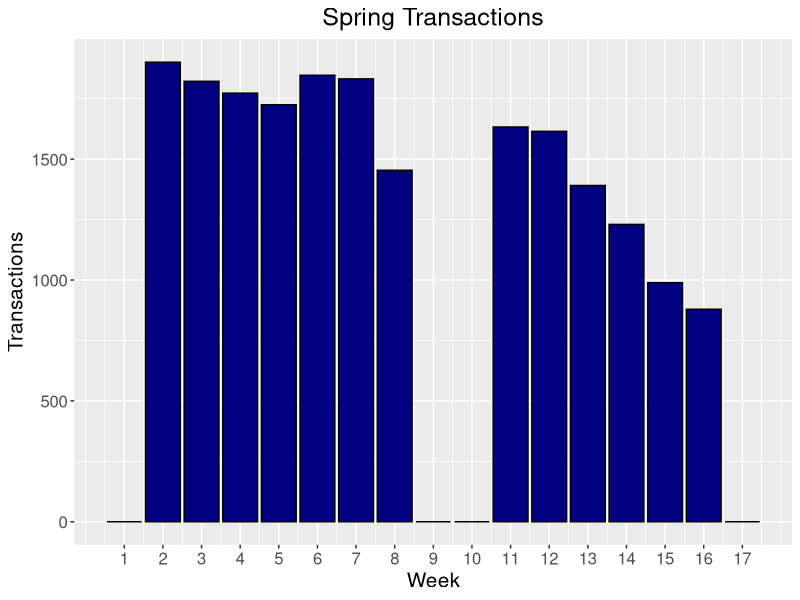
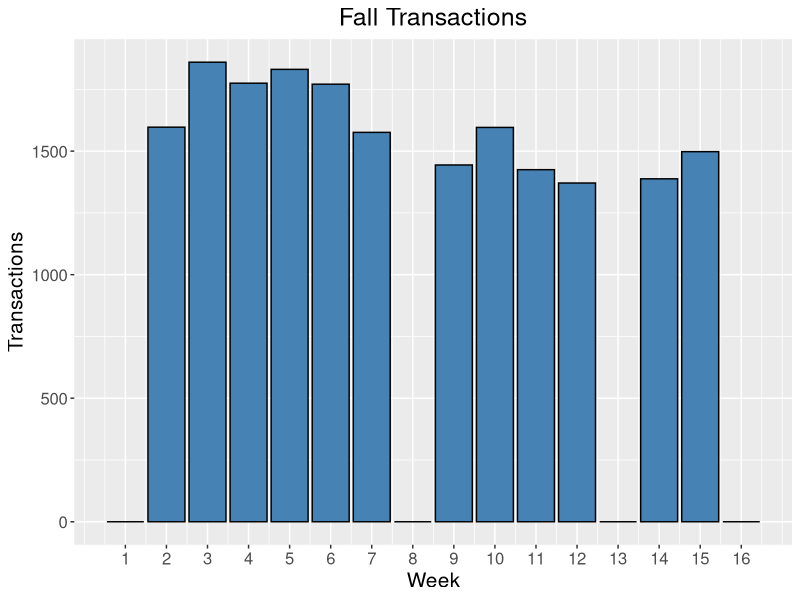
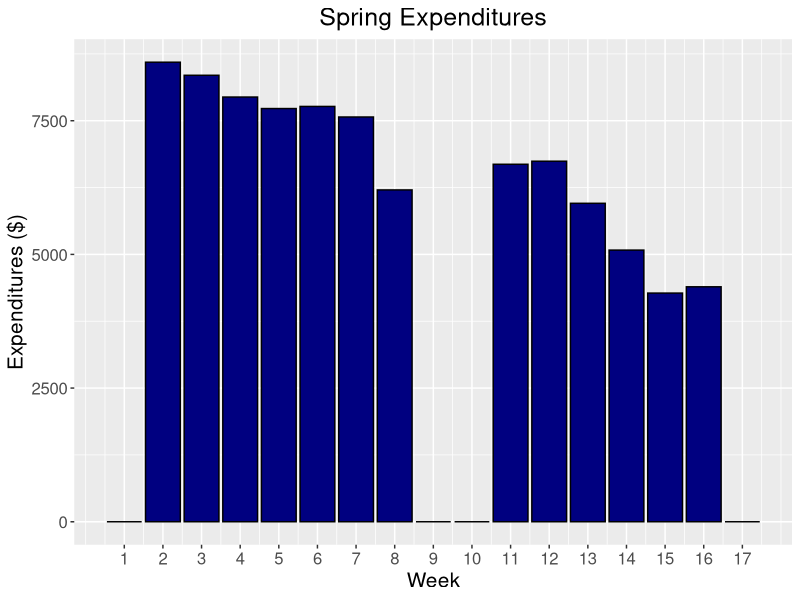
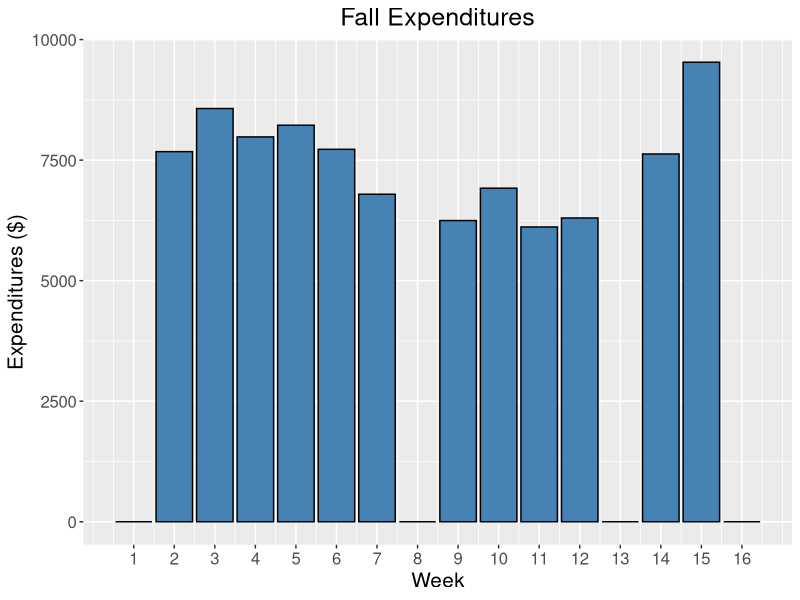
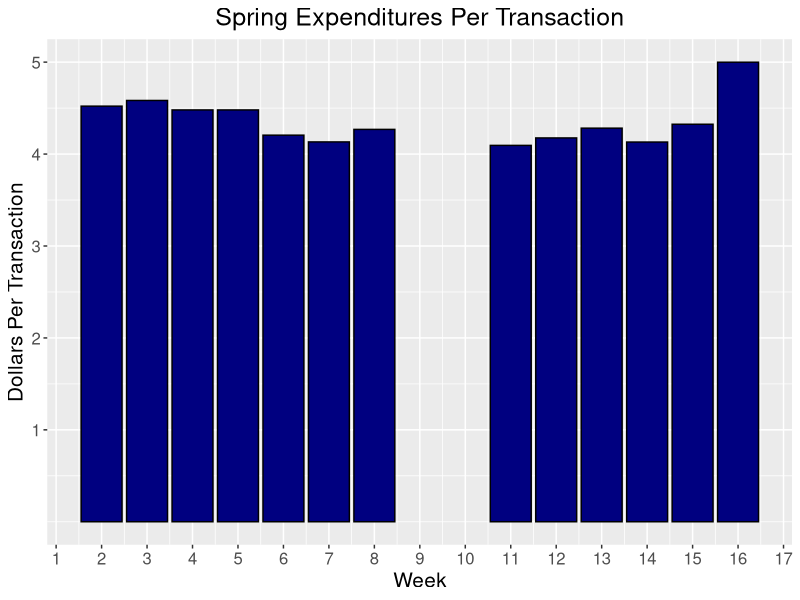
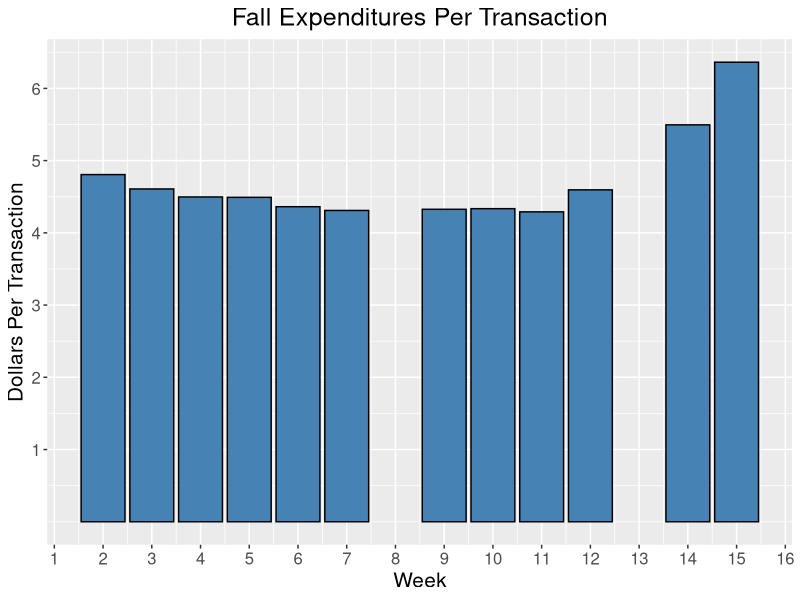
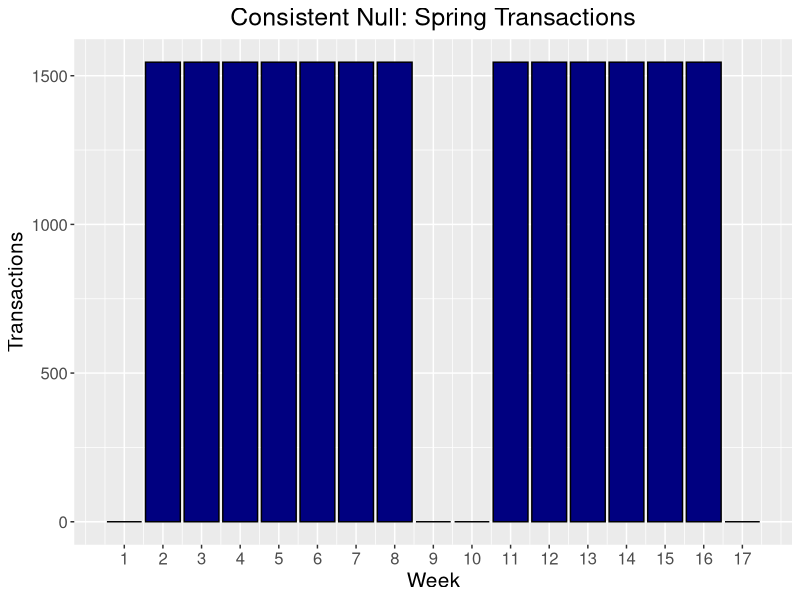
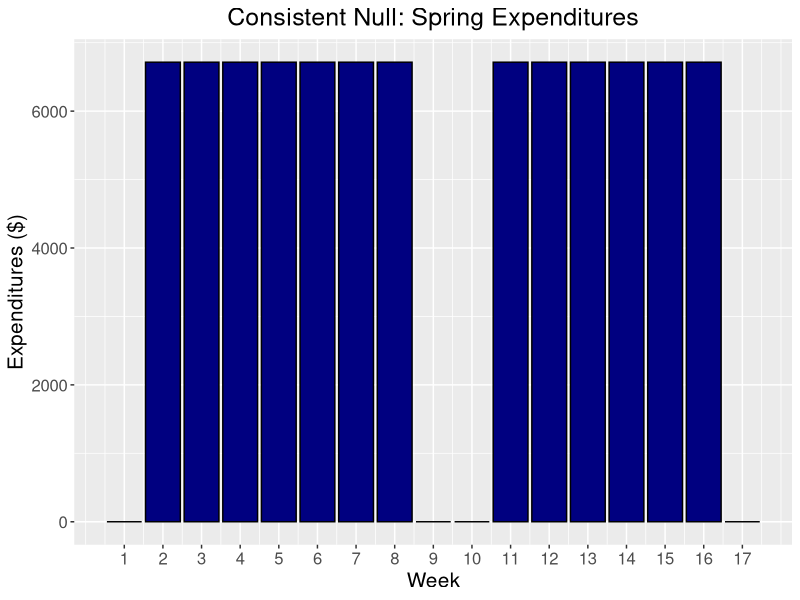

These figures' R source, in order:
## ---- chunk 1
knitr::opts_chunk$set(echo = TRUE, message=FALSE, warning=FALSE, cache=TRUE, 
                      fig.width=7, fig.height=3, fig.align = "center")
library(readr)
library(dplyr)
library(ggplot2)
library(lubridate)
library(jpeg)
## ---- chunk 2

flex_data <- read_csv("flex_data.csv") 
flex_data <- flex_data %>% mutate(Time = mdy_hm(Time)) %>% mutate(Week = epiweek(Time)) %>% rename(AmountSpent=Price)
flex_data <- flex_data %>% filter(Time >= '2019-01-20' & Time <= '2019-12-19') %>%  filter(AmountSpent > 0)

## ---- chunk 3
#Graph adjustments 
theme_update(text = element_text(size=15))
theme_update(plot.title = element_text(hjust = 0.5))

#Transactions by week
springtrans <- flex_data %>% filter(Time <= '2019-5-19') %>% mutate(Week = Week-3) %>% filter(Week!=1 & Week!=9 & Week!=10 & Week!=17)
falltrans <- flex_data %>% filter(Time >= '2019-9-1') %>% mutate (Week = Week-35) %>% filter(Week!=1 & Week!=8 & Week!=13 & Week!=16) 

springtransactions <- springtrans %>% group_by(Week) %>% summarize(Transactions = n()) %>% rbind(c(1,0), c(9,0), c(10,0), c(17,0)) %>% arrange(Week) %>% mutate(ProbWeight = Transactions/sum(Transactions))
falltransactions <- falltrans %>% group_by(Week) %>% summarize(Transactions = n()) %>% rbind(c(1, 0), c(8,0), c(13,0), c(16,0)) %>% arrange(Week) %>% mutate(ProbWeight = Transactions/sum(Transactions))

ggplot(springtransactions) + geom_bar(aes(x=Week, y=Transactions), stat='identity', fill = "navy", color = "black") + ggtitle("Spring Transactions") + scale_x_continuous(breaks = 1:17)
ggplot(falltransactions) + geom_bar(aes(x=Week, y=Transactions), stat='identity', fill = "steelblue", color = "black") + ggtitle("Fall Transactions") + scale_x_continuous(breaks = 1:16)

## ---- chunk 4
theme_update(text = element_text(size=15))
theme_update(plot.title = element_text(hjust = 0.5))

#Purchases by week
springpurchases <- springtrans %>% group_by(Week) %>% summarize(TotalPurch = sum(AmountSpent)) %>% rbind(c(1,0), c(9,0), c(10,0), c(17,0)) %>% arrange(Week) %>% mutate(ProbWeight = TotalPurch/sum(TotalPurch))
fallpurchases <- falltrans %>% group_by(Week) %>% summarize(TotalPurch = sum(AmountSpent)) %>% rbind(c(1, 0), c(8,0), c(13,0), c(16,0)) %>% arrange(Week) %>% mutate(ProbWeight = TotalPurch/sum(TotalPurch))

ggplot(springpurchases) + geom_bar(aes(x=Week, y=TotalPurch), stat='identity', fill = "navy", color = "black") + ggtitle("Spring Expenditures") + scale_x_continuous(breaks = 1:17) + ylab("Expenditures ($)")
ggplot(fallpurchases) + geom_bar(aes(x=Week, y=TotalPurch), stat='identity', fill = "steelblue", color = "black") + ggtitle("Fall Expenditures") + scale_x_continuous(breaks = 1:16) + ylab("Expenditures ($)")

## ---- chunk 5
theme_update(text = element_text(size=15))
theme_update(plot.title = element_text(hjust = 0.5))

#Amount Spent Per Transaction
springppt <- springtrans %>% group_by(Week) %>% summarize(TotalTrans = n(), TotalPurch = sum(AmountSpent)) %>% mutate(PPT = TotalPurch/TotalTrans)
fallppt <- falltrans %>% group_by(Week) %>% summarize(TotalTrans = n(), TotalPurch = sum(AmountSpent)) %>% mutate(PPT = TotalPurch/TotalTrans)

ggplot(springppt) + geom_bar(aes(x=Week, y=PPT), stat='identity', fill = "navy", color = "black") + ggtitle("Spring Expenditures Per Transaction") + scale_x_continuous(breaks = 1:17) + scale_y_continuous(breaks = 1:5) + ylab("Dollars Per Transaction")
ggplot(fallppt) + geom_bar(aes(x=Week, y=PPT), stat='identity', fill = "steelblue", color = "black") + ggtitle("Fall Expenditures Per Transaction") + scale_x_continuous(breaks = 1:16) + scale_y_continuous(breaks = 1:6) + ylab("Dollars Per Transaction")
## ---- chunk 6
theme_update(text = element_text(size=15))
theme_update(plot.title = element_text(hjust = 0.5))

#Creation of consistent null dataframes
sprnullconsistent <- data.frame("Week"=1:17, "Transactions"= c(0,sum(springppt$TotalTrans)/13,sum(springppt$TotalTrans)/13,sum(springppt$TotalTrans)/13,sum(springppt$TotalTrans)/13,sum(springppt$TotalTrans)/13,sum(springppt$TotalTrans)/13,sum(springppt$TotalTrans)/13,0,0,sum(springppt$TotalTrans)/13,sum(springppt$TotalTrans)/13,sum(springppt$TotalTrans)/13,sum(springppt$TotalTrans)/13,sum(springppt$TotalTrans)/13,sum(springppt$TotalTrans)/13,0), "Purchases"= c(0,sum(springppt$TotalPurch)/13,sum(springppt$TotalPurch)/13,sum(springppt$TotalPurch)/13,sum(springppt$TotalPurch)/13,sum(springppt$TotalPurch)/13,sum(springppt$TotalPurch)/13,sum(springppt$TotalPurch)/13,0,0,sum(springppt$TotalPurch)/13,sum(springppt$TotalPurch)/13,sum(springppt$TotalPurch)/13,sum(springppt$TotalPurch)/13,sum(springppt$TotalPurch)/13,sum(springppt$TotalPurch)/13,0))

sprnullconsistentprob <- data.frame("Week"=1:17, "Probability"=c(0,1/13,1/13,1/13,1/13,1/13,1/13,1/13,0,0,1/13,1/13,1/13,1/13,1/13,1/13,0))

fallnullconsistent <- data.frame("Week"=1:16, "Transactions"= c(0,sum(fallppt$TotalTrans)/12,sum(fallppt$TotalTrans)/12,sum(fallppt$TotalTrans)/12,sum(fallppt$TotalTrans)/12,sum(fallppt$TotalTrans)/12,sum(fallppt$TotalTrans)/12,0,sum(fallppt$TotalTrans)/12,sum(fallppt$TotalTrans)/12,sum(fallppt$TotalTrans)/12,sum(fallppt$TotalTrans)/12,0,sum(fallppt$TotalTrans)/12,sum(fallppt$TotalTrans)/12,0), "Purchases"= c(0,sum(fallppt$TotalPurch)/12,sum(fallppt$TotalPurch)/12,sum(fallppt$TotalPurch)/12,sum(fallppt$TotalPurch)/12,sum(fallppt$TotalPurch)/12,sum(fallppt$TotalPurch)/12,0,sum(fallppt$TotalPurch)/12,sum(fallppt$TotalPurch)/12,sum(fallppt$TotalPurch)/12,sum(fallppt$TotalPurch)/12,0,sum(fallppt$TotalPurch)/12,sum(fallppt$TotalPurch)/12,0))

fallnullconsistentprob <- data.frame("Week"=1:16, "Probability"=c(0,1/12,1/12,1/12,1/12,1/12,1/12,0,1/12,1/12,1/12,1/12,0,1/12,1/12,0))

ggplot(sprnullconsistent) + geom_bar(aes(x=Week, y=Transactions), stat='identity', fill = "navy", color = "black") + ggtitle("Consistent Null: Spring Transactions") + scale_x_continuous(breaks = 1:17)
ggplot(sprnullconsistent) + geom_bar(aes(x=Week, y=Purchases), stat='identity', fill = "navy", color = "black") + ggtitle("Consistent Null: Spring Expenditures") + scale_x_continuous(breaks = 1:17) + ylab("Expenditures ($)")

ggplot(fallnullconsistent) + geom_bar(aes(x=Week, y=Transactions), stat='identity', fill = "steelblue", color = "black") + ggtitle("Consistent Null: Fall Transactions") + scale_x_continuous(breaks = 1:16)
ggplot(fallnullconsistent) + geom_bar(aes(x=Week, y=Purchases), stat='identity', fill = "steelblue", color = "black") + ggtitle("Consistent Null: Fall Expenditures") + scale_x_continuous(breaks = 1:16) + ylab("Expenditures ($)")

## ---- chunk 7
#285/518=55.02% of students believe they spend consistently (1/3 beginning, 1/3 middle, 1/3 end)
#86/518=16.60% of students believe they spend most in beginning (1/2 beginning, 1/3 middle, 1/6 end)
#147/518=28.38% of students believe they spend most at end (1/6 beginning, 1/3 middle, 1/2 end)

#Tested - Sums of spring/fall weighted expectation nulls add up to sum of purchases/transactions from spring/fall  PPT
#Note - each period represents total spending expected during that period, then divided by number of weeks in     that period (spring separated into 4/5/4, fall into 4/4/4). Since spring separated into 4/5/4, need extra weighting component to account for length of middle section. Since 5/13 = 1.25*4/13, multiply transactions/purchases in periods 1 and 3 by 0.913 and multiply transactions/purchases in period 2 by 1.174. FIGURE OUT MATH PROOF BEHIND THIS

theme_update(text = element_text(size=15))
theme_update(plot.title = element_text(hjust = 0.5))

p1springtrans <- (.5502*sum(springppt$TotalTrans)*(1/3) + .1660*sum(springppt$TotalTrans)*(1/2) + .2838*sum(springppt$TotalTrans)*(1/6))*.913
p2springtrans <- (.5502*sum(springppt$TotalTrans)*(1/3) + .1660*sum(springppt$TotalTrans)*(1/3) + .2838*sum(springppt$TotalTrans)*(1/3))*1.174
p3springtrans <- (.5502*sum(springppt$TotalTrans)*(1/3) + .1660*sum(springppt$TotalTrans)*(1/6) + .2838*sum(springppt$TotalTrans)*(1/2))*.913

p1springpurch <- (.5502*sum(springppt$TotalPurch)*(1/3) + .1660*sum(springppt$TotalPurch)*(1/2) + .2838*sum(springppt$TotalPurch)*(1/6))*.913
p2springpurch <- (.5502*sum(springppt$TotalPurch)*(1/3) + .1660*sum(springppt$TotalPurch)*(1/3) + .2838*sum(springppt$TotalPurch)*(1/3))*1.174
p3springpurch <- (.5502*sum(springppt$TotalPurch)*(1/3) + .1660*sum(springppt$TotalPurch)*(1/6) + .2838*sum(springppt$TotalPurch)*(1/2))*.913

p1springprob <- (.5502*(1/3) + .1660*(1/2) + .2838*(1/6))*.913
p2springprob <- (.5502*(1/3) + .1660*(1/3) + .2838*(1/3))*1.174
p3springprob <- (.5502*(1/3) + .1660*(1/6) + .2838*(1/2))*.913

sprnullweighted <- data.frame("Week"=1:17, "Transactions"= c(0,p1springtrans/4,p1springtrans/4,p1springtrans/4,p1springtrans/4,p2springtrans/5,p2springtrans/5,p2springtrans/5,0,0,p2springtrans/5,p2springtrans/5,p3springtrans/4,p3springtrans/4,p3springtrans/4,p3springtrans/4,0), "Purchases"= c(0,p1springpurch/4,p1springpurch/4,p1springpurch/4,p1springpurch/4,p2springpurch/5,p2springpurch/5,p2springpurch/5,0,0,p2springpurch/5,p2springpurch/5,p3springpurch/4,p3springpurch/4,p3springpurch/4,p3springpurch/4,0))

sprnullweightedprob <- data.frame("Week"=1:17, "Probability"= c(0,p1springprob/4,p1springprob/4,p1springprob/4,p1springprob/4,p2springprob/5,p2springprob/5,p2springprob/5,0,0,p2springprob/5,p2springprob/5,p3springprob/4,p3springprob/4,p3springprob/4,p3springprob/4,0))

p1falltrans <- .5502*sum(fallppt$TotalTrans)*(1/3) + .1660*sum(fallppt$TotalTrans)*(1/2) + .2838*sum(fallppt$TotalTrans)*(1/6)
p2falltrans <- .5502*sum(fallppt$TotalTrans)*(1/3) + .1660*sum(fallppt$TotalTrans)*(1/3) + .2838*sum(fallppt$TotalTrans)*(1/3)
p3falltrans <- .5502*sum(fallppt$TotalTrans)*(1/3) + .1660*sum(fallppt$TotalTrans)*(1/6) + .2838*sum(fallppt$TotalTrans)*(1/2)

p1fallpurch <- .5502*sum(fallppt$TotalPurch)*(1/3) + .1660*sum(fallppt$TotalPurch)*(1/2) + .2838*sum(fallppt$TotalPurch)*(1/6)
p2fallpurch <- .5502*sum(fallppt$TotalPurch)*(1/3) + .1660*sum(fallppt$TotalPurch)*(1/3) + .2838*sum(fallppt$TotalPurch)*(1/3)
p3fallpurch <- .5502*sum(fallppt$TotalPurch)*(1/3) + .1660*sum(fallppt$TotalPurch)*(1/6) + .2838*sum(fallppt$TotalPurch)*(1/2)

p1fallprob <- .5502*(1/3) + .1660*(1/2) + .2838*(1/6)
p2fallprob <- .5502*(1/3) + .1660*(1/3) + .2838*(1/3)
p3fallprob <- .5502*(1/3) + .1660*(1/6) + .2838*(1/2)

fallnullweighted <- data.frame("Week"=1:16, "Transactions"= c(0,p1falltrans/4,p1falltrans/4,p1falltrans/4,p1falltrans/4,p2falltrans/4,p2falltrans/4,0,p2falltrans/4,p2falltrans/4,p3falltrans/4,p3falltrans/4,0,p3falltrans/4,p3falltrans/4,0), "Purchases"= c(0,p1fallpurch/4,p1fallpurch/4,p1fallpurch/4,p1fallpurch/4,p2fallpurch/4,p2fallpurch/4,0,p2fallpurch/4,p2fallpurch/4,p3fallpurch/4,p3fallpurch/4,0,p3fallpurch/4,p3fallpurch/4,0))

fallnullweightedprob <- data.frame("Week"=1:16, "Probability"= c(0,p1fallprob/4,p1fallprob/4,p1fallprob/4,p1fallprob/4,p2fallprob/4,p2fallprob/4,0,p2fallprob/4,p2fallprob/4,p3fallprob/4,p3fallprob/4,0,p3fallprob/4,p3fallprob/4,0))

ggplot(sprnullweighted) + geom_bar(aes(x=Week, y=Transactions), stat='identity', fill = "navy", color = "black") + ggtitle("Weighted Null: Spring Transactions") + scale_x_continuous(breaks = 1:17)
ggplot(sprnullweighted) + geom_bar(aes(x=Week, y=Purchases), stat='identity', fill = "navy", color = "black") + ggtitle("Weighted Null: Spring Expenditures") + scale_x_continuous(breaks = 1:17) + ylab("Expenditures ($)")

ggplot(fallnullweighted) + geom_bar(aes(x=Week, y=Transactions), stat='identity', fill = "steelblue", color = "black") + ggtitle("Weighted Null: Fall Transactions") + scale_x_continuous(breaks = 1:16)
ggplot(fallnullweighted) + geom_bar(aes(x=Week, y=Purchases), stat='identity', fill = "steelblue", color = "black") + ggtitle("Weighted Null: Fall Expenditures") + scale_x_continuous(breaks = 1:16) + ylab("Expenditures ($)")

## ---- chunk 8
#Removing unwanted weeks from dataframes
sprnullconsistent <- sprnullconsistent %>% filter(Transactions != 0)
fallnullconsistent <- fallnullconsistent %>% filter(Transactions != 0)
sprnullweighted <- sprnullweighted %>% filter(Transactions != 0)
fallnullweighted <- fallnullweighted %>% filter(Transactions != 0)

sprnullconsistentprob <- sprnullconsistentprob %>% filter(Probability != 0)
fallnullconsistentprob <- fallnullconsistentprob %>% filter(Probability != 0)
sprnullweightedprob <- sprnullweightedprob %>% filter(Probability != 0)
fallnullweightedprob <- fallnullweightedprob %>% filter(Probability != 0)

springtransactions <- springtransactions %>% filter(Transactions != 0)
falltransactions <- falltransactions %>% filter(Transactions != 0)
springpurchases <- springpurchases %>% filter(TotalPurch != 0)
fallpurchases <- fallpurchases %>% filter(TotalPurch != 0)

## ---- chunk 9
#Two Nulls Against Each Other
chisq.test(sprnullweighted$Transactions, p = sprnullconsistentprob$Probability)
chisq.test(sprnullweighted$Purchases, p = sprnullconsistentprob$Probability)
chisq.test(fallnullweighted$Transactions, p = fallnullconsistentprob$Probability)
chisq.test(fallnullweighted$Purchases, p = fallnullconsistentprob$Probability)

## ---- chunk 10
#Spring Transactions Chi Squared

chisq.test(springtransactions$Transactions, p = sprnullconsistentprob$Probability)
chisq.test(springtransactions$Transactions, p = sprnullweightedprob$Probability)
## ---- chunk 11
#Spring Purchases Chi Squared
chisq.test(springpurchases$TotalPurch, p = sprnullconsistentprob$Probability)
chisq.test(springpurchases$TotalPurch, p = sprnullweightedprob$Probability)

## ---- chunk 12
#Fall Transactions Chi Squared
chisq.test(falltransactions$Transactions, p = fallnullconsistentprob$Probability)
chisq.test(falltransactions$Transactions, p = fallnullweightedprob$Probability)
## ---- chunk 13
#Fall Purchases Chi Squared
chisq.test(fallpurchases$TotalPurch, p = fallnullconsistentprob$Probability)
chisq.test(fallpurchases$TotalPurch, p = fallnullweightedprob$Probability)
## ---- chunk 14
#Testing the Fall and the Spring semesters against one another
springtransactions <- springtransactions %>% filter(Week != 16)
springpurchases <- springpurchases %>% filter(Week != 16)
#chisq.test(falltransactions$Transactions, p = springtransactions$ProbWeight, rescale.p = TRUE)
#chisq.test(fallpurchases$TotalPurch, p = springpurchases$ProbWeight, rescale.p = TRUE)
#chisq.test(springtransactions$Transactions, p = falltransactions$ProbWeight, rescale.p = TRUE)
#chisq.test(springpurchases$TotalPurch, p = fallpurchases$ProbWeight, rescale.p = TRUE)
